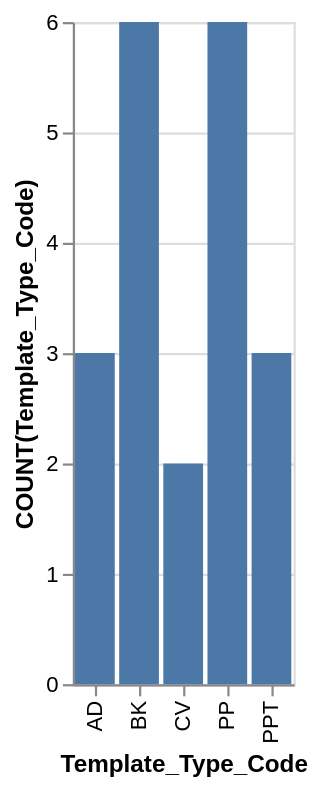

Here is the Vega-Lite specification saved for this chart:
### Vega-Lite specification from a JSON file in a GitHub repository (floating-point values rounded to 4 significant figures)
{"data": {"values": [{"x_data": "AD", "y_data": 3}, {"x_data": "BK", "y_data": 6}, {"x_data": "CV", "y_data": 2}, {"x_data": "PP", "y_data": 6}, {"x_data": "PPT", "y_data": 3}]}, "mark": "bar", "encoding": {"x": {"field": "x_data", "type": "nominal", "title": "Template_Type_Code", "sort": "ascending"}, "y": {"field": "y_data", "type": "quantitative", "title": "COUNT(Template_Type_Code)"}}}
